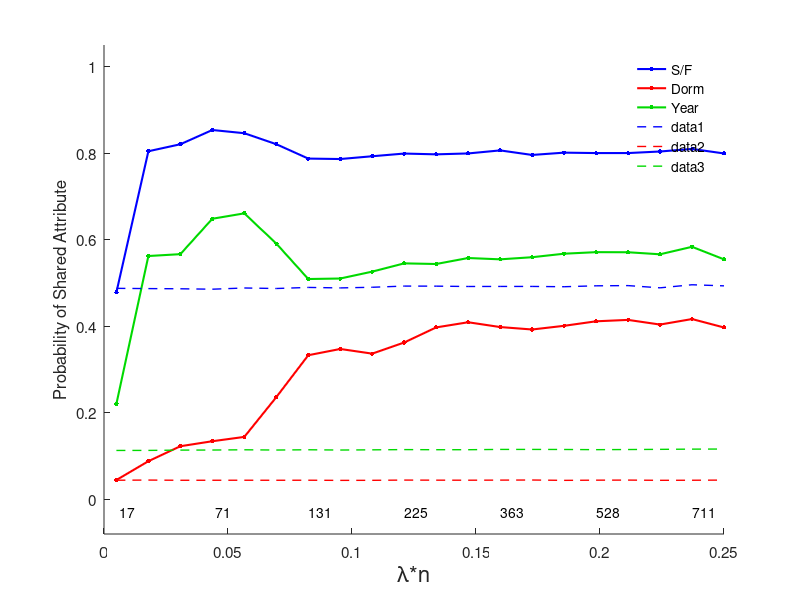

This chart was generated by the following MATLAB code: (Note: this script raises an error after producing the figure.)
% Load plot data and plot the result

load PlotDataFor_Yale4
name = 'Yale4';
%% Probability Plot
xs = linspace(.005,.25,20);
Good = True;
Bad = Spur;
clf

lw = 1.5;
ms = 10;
darkgreen = [0 .85 0];
set(gca,'fontsize', 11);

figure(1)
jump = 3;
pts = xs(1:jump:end);
clus = numClus(1:jump:end);
%clus = round(n./clus);
text(pts,-0.030*ones(numel(pts),1),num2str(clus))
hold on

% Student/Faculty
plot(xs, Good(1,:),'.-','linewidth',lw,'markersize',ms,'color','b')
% Dorm
plot(xs, Good(3,:),'.-','linewidth',lw,'markersize',ms,'color','r')
% Graduation Year
plot(xs, Good(4,:),'.-','linewidth',lw,'markersize',ms,'color',darkgreen)

legend('S/F','Dorm','Year')
legend('Location','Best');
legend boxoff

plot(xs, Bad(1,:),'--','linewidth',1,'markersize',10,'color','b')
plot(xs, Bad(3,:),'--','linewidth',1,'markersize',10,'color','r')
plot(xs, Bad(4,:),'--','linewidth',1,'markersize',10,'color',darkgreen)

ylim([-.08,1.05])

xlabel('\lambda*n','fontsize',16);
ylabel({'Probability of Shared Attribute'});

hold off

%%
set_figure_size([2.25*1.5,1.75*1.5]);
print(gcf,sprintf(strcat('Plots/final_',name,'.eps')),'-depsc2');
Process_AtendHeader(strcat('Plots/final_',name,'.eps'),'');

%%

set_figure_size([2.25*1.5,1.75*1.5]);
print(gcf,sprintf(strcat('Plots/nocropfinal_',name,'.eps')),'-depsc2');

